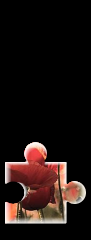
#> input picture small_img.png, 91 x 240 px
$ python demo.py   (older library calls are emulated)
#> lines starting #> are read from the running program, lines starting #| are printed output that depends on the picture; after the words box and inside, x2 and y2 are one past the last pixel; in counts of white or black regions, pixels touching at a corner belong together
#!/usr/bin/env python
# -*- coding: utf-8 -*-

from io import BytesIO

import cv2
import numpy as np
import requests
from PIL import Image

# 偏移量
bias = -1


# [29 lines left out: function predict, not called in this run]
    #
    # buffer = mark(img, x, y)
    #
    # return {'value': x, 'image': base64.b64encode(buffer.getbuffer()).decode()}


def get_operator(path, url=False, expand=False):
#> called with path = 'small_img.png', url = False, expand = False
    if url:
        req = requests.get(path)
        arr = np.asarray(bytearray(req.content), dtype=np.uint8)
        shape = cv2.resize(cv2.imdecode(arr, -1), (69, 69))
    shape = cv2.imread(path)
#> shape is the input picture: shape (240, 91, 3); mean B, G, R 16.8, 19.1, 29.9
    # else:
        # shape = cv2.resize(cv2.imread(path), (69, 69))

    shape_gray = cv2.cvtColor(shape, cv2.COLOR_BGR2GRAY)
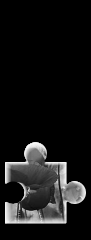
#> shape_gray: shape (240, 91); min 0, max 252, mean 22.1

    _, shape_binary = cv2.threshold(shape_gray, 220, 255, cv2.THRESH_BINARY)
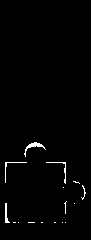
#> shape_binary: shape (240, 91); 1.3% white in thin lines or dots, all inside (x1, y1, x2, y2) = (5, 142, 86, 223)

    img, contours, hierarchy = cv2.findContours(shape_binary, cv2.RETR_TREE, cv2.CHAIN_APPROX_NONE)
#> contours = 16 contours, 14 with area under 20; largest, box (x1, y1, x2, y2) and area: (24, 142, 46, 157) 50, (5, 203, 10, 223) 26
    cv2.imshow('imageshow', img)
    cv2.waitKey()
#> (the run stopped early here; a loop or call above may not have finished)
